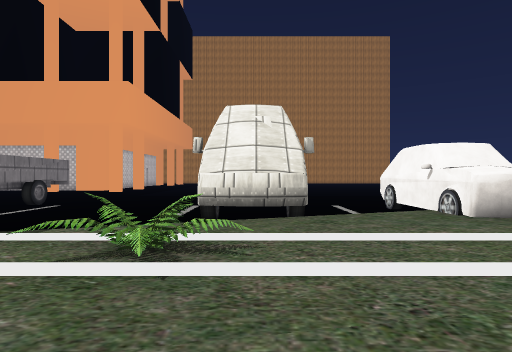
view 1 (above)

16 first-person views from a walk through a Unity game level. The camera is 1.2 m above the floor, looks level and sees 75° across. The floor is counted in squares, 2 m on a side. Each view is taken from the middle of a square. On the plan, view 1 faces up. The plan holds only what a view shows up to about 10 squares ahead; the rest is blank. The place goes on beyond the plan. Some surface patterns are stand-ins.

view 2
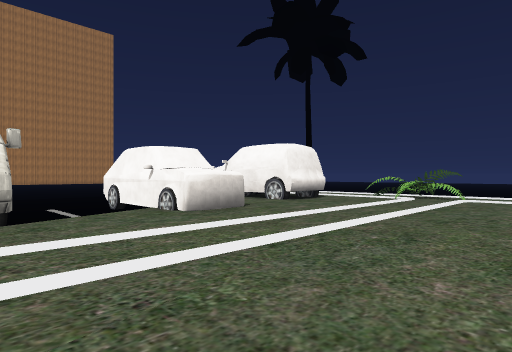

view 3
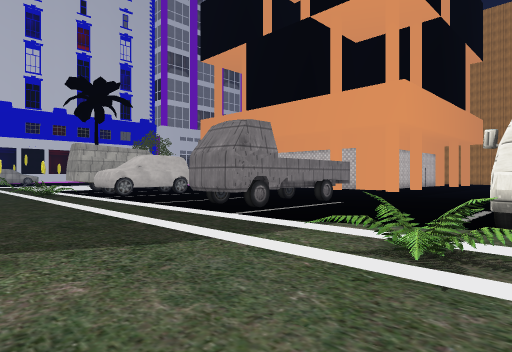

view 4
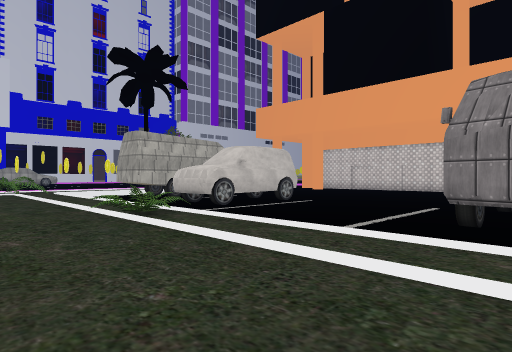

view 5
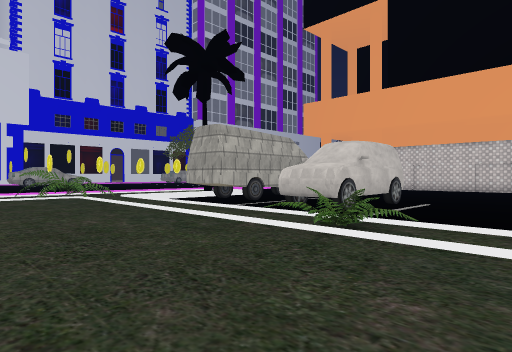

view 6
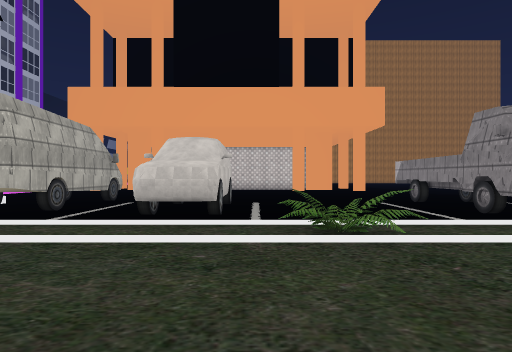

view 7
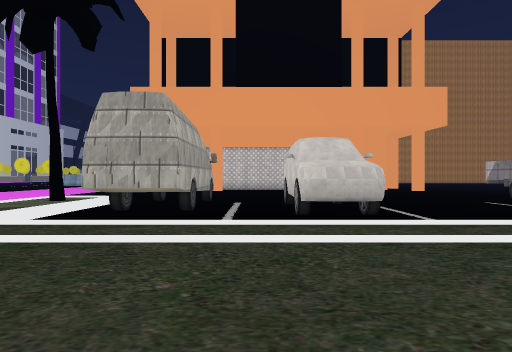

view 8
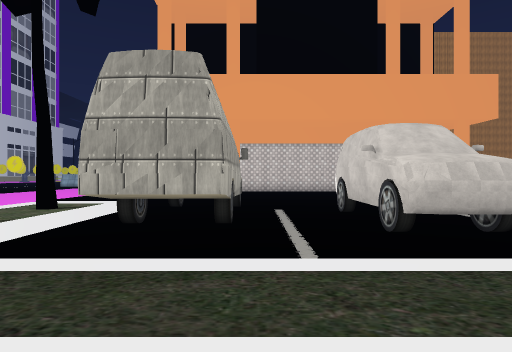

view 9
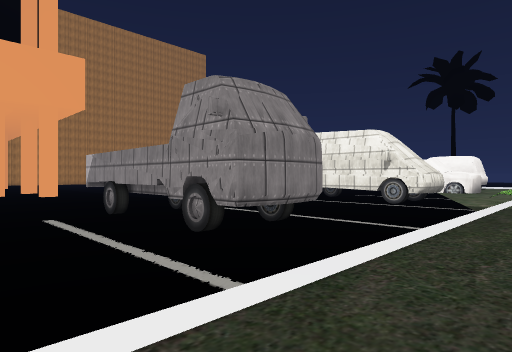

view 10
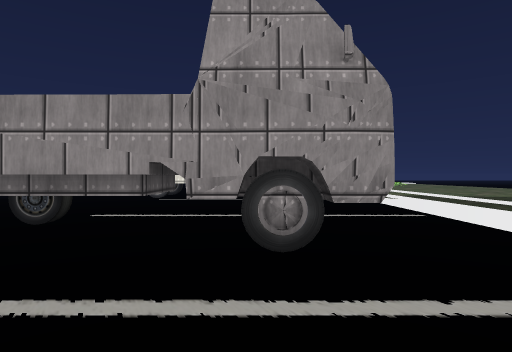

view 11
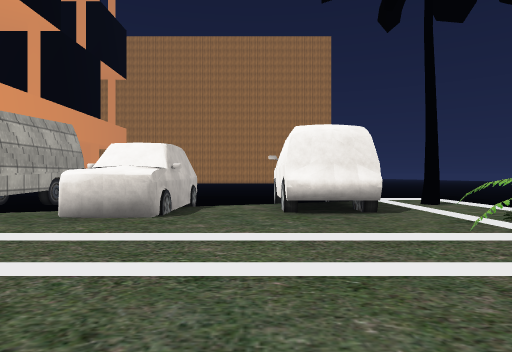

view 12
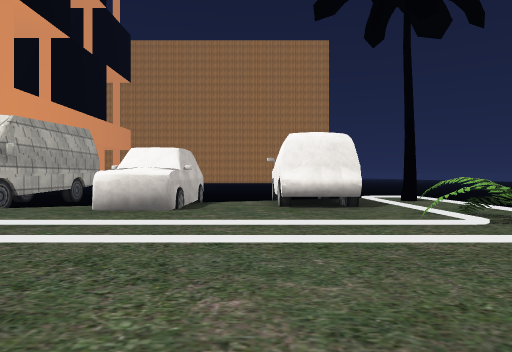

view 13
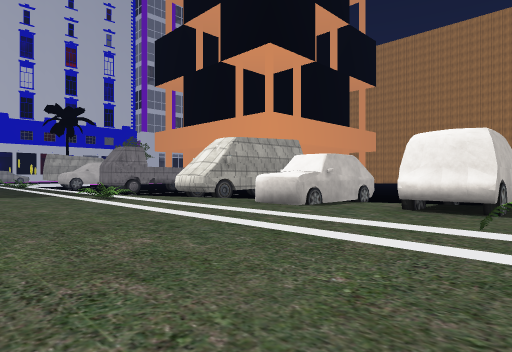

view 14
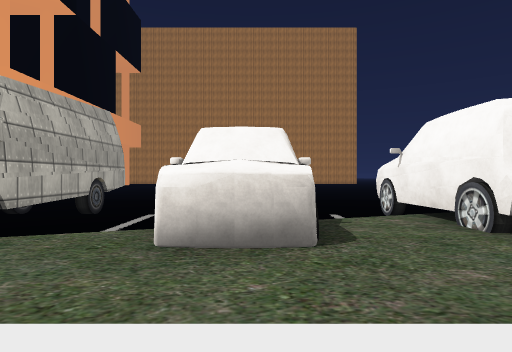

view 15
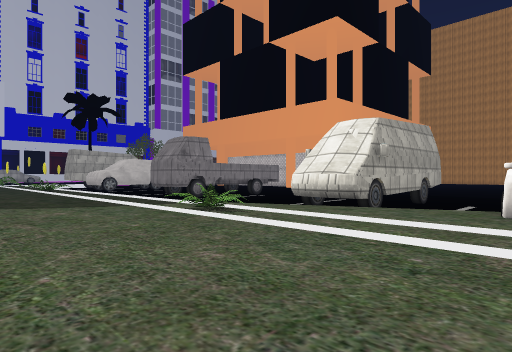

view 16
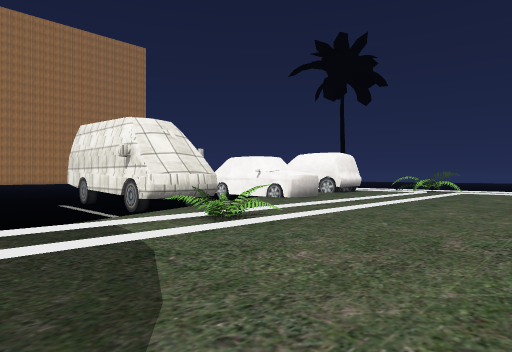

### Floor plan
Key: @ floor where view 1 was taken; # wall or solid block; x gap in a wall; . main floor; - floor 0.25 m lower than the main floor; / step, stairs or slope; = window, fence, low wall or low ledge; ^ raised ledge; O other object.
Columns run from 19 left of view 1 to 9 right of it. Each row starts with its distance up from view 1.
 10   #         OO   -##
  9  ##         OO   -##    --OO
  8 /#^--OO-----OO----## -OO--O
  7 /##--OO-----OO- --=^---#-/##x
  6 /##--OO-----OO- --##---O..#O.
  5 /##--OO-----OO- --##/.OO.....
  4 /----------------//........./
  3 /.......O.........O......../O
  2 /............................
  1 O............................
  0 ...................@.........
 -1     . .....    ..............

Positions as (right, up) in squares from view 1, and headings:
1: (0, 0), facing up
2: (0, 0), facing up-right
3: (0, 0), facing up-left
4: (-6, 0), facing up-left
5: (-9, -1), facing up-left
6: (-12, -1), facing up
7: (-15, -1), facing up
8: (-16, 1), facing up
9: (-10, 2), facing up-right
10: (-10, 6), facing right
11: (6, 0), facing up
12: (6, -1), facing up
13: (9, -1), facing up-left
14: (4, 2), facing up
15: (4, -1), facing up-left
16: (-4, -1), facing up-right
